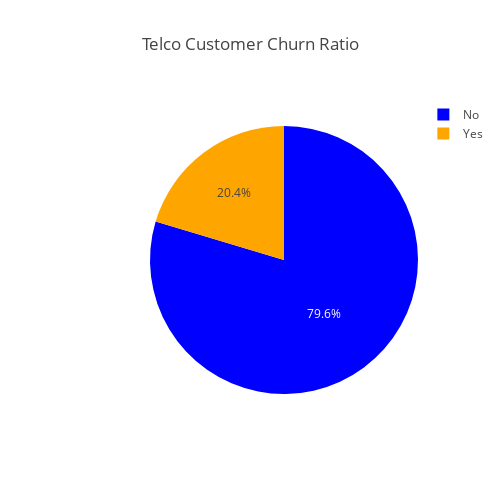

Notebook code for this chart:
### Code cell
from IPython.core.display import display, HTML
from plotly.offline import init_notebook_mode, plot
init_notebook_mode(connected=True)

# Count of customer churn cases vs not churn in dataset
target = df['Churn'].value_counts()
levels = ['No','Yes']
trace = go.Pie(labels=target.index,values=target.values,
               marker=dict(colors=('blue','orange')))
layout = dict(title="Telco Customer Churn Ratio", margin=dict(l=150), width=500, height=500)
figdata = [trace]
fig = go.Figure(data=figdata, layout=layout)
iplot(fig)
# print target class counts
print(target)

### Figure 1 — Plotly figure (JSON) as saved in the notebook; plotly's stock layout.template omitted (floating-point values rounded to 4 significant figures)
{"data": [{"labels": ["No", "Yes"], "marker": {"colors": ["blue", "orange"]}, "type": "pie", "uid": "a67481a1-5086-4568-8d92-499143dc2c51", "values": [7963, 2037]}], "layout": {"height": 500, "margin": {"l": 150}, "title": {"text": "Telco Customer Churn Ratio"}, "width": 500}}
